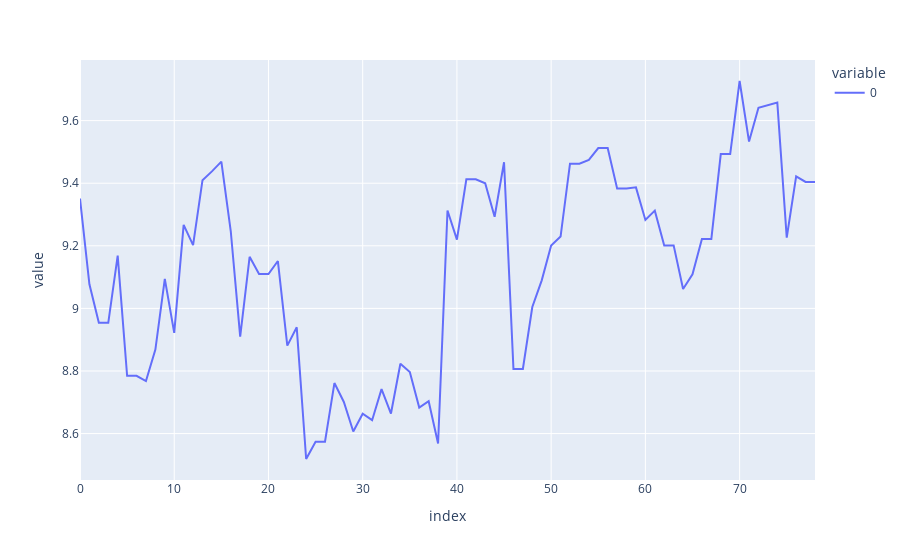

The notebook cell this image was saved under:
### Code cell
# get the worst node with the highest sum of distances to its connected nodes
matrix = distance_matrix1
total_distance = 0
best_path = []
distance_path = []
full_nodes = list(range(len(matrix)))
nodes_to_remove = []
node_network = {i: [i] for i in full_nodes}

# node_init = random.randint(0, len(full_nodes)-1)

# d_list = []
# for node in range(len(full_nodes)):
#     path = findPath(matrix, node_network, node, nodes_to_remove)
#     d = sum(findDistancePath(matrix, path))
#     d_list.append(d)
    
# node_init = d_list.index(min(d_list))
node = node_init
path_history = []
remove_history = []
distances_history = []
min_max = True
print(f"{node_init = }\n")
path = findPath(matrix, node_network, node_init, nodes_to_remove)
distances = findDistancePath(matrix, path)
best_distance = sum(distances)
while True:
    network_len_before = len(node_network)
    path = findPath(matrix, node_network, node_init, nodes_to_remove)
    path_history.append(path)
    remove_history.append(nodes_to_remove)
    distances = findDistancePath(matrix, path)
    
    if sum(distances) < best_distance:
        best_distance = sum(distances)
        best_path = path
    if min_max:
        min_max = False
    else:
        min_max = True
    worst_node = getWorstNode(distances, path, nodes_to_remove, maximize=True)
#     print(f"{path = }")
#     print(f"{nodes_to_remove = }")
#     print(f"{worst_node = }")
    for node in [worst_node]:
        for i in range(1):
            if (node in nodes_to_remove) or (len(node_network) <= 2):
#                 print(f"break at {i}")
                break
#             print(f"{node = } ~ {i = }")
            available_nodes = getAvailableNodes(
                matrix, node_network, node, nodes_to_remove
            )
#             print(f"{len(available_nodes) = } | {available_nodes}")
#             print(f"{nodes_to_remove = }")
#             print(f"{node_network = }")
            closest_node = getClosestNode(matrix, node, available_nodes)
#             print(f"Linking: {node} => {closest_node}")
            node_network, nodes_to_remove = linkNode(
                node_network, node, closest_node, nodes_to_remove
            )
            node_network, nodes_to_remove = cleanNetwork(node_network, nodes_to_remove)

#             print()
#         print()
#     print(f"{sum(distances) = }")
    distances_history.append(sum(distances))
    if len(node_network) == 2:
        path = findPath(matrix, node_network, node_init, nodes_to_remove)
        distances = findDistancePath(matrix, path)
        path_history.append(path)
        remove_history.append(nodes_to_remove)
#         print(f"\n{len(node_network) = }")
#         print(f"\n{nodes_to_remove = }")
#         print(f"\n{path = }")
#         print(f"{distances = }")
#         print(f"{sum(distances) = }")
        break
        
print(best_path, sum(findDistancePath(matrix, best_path)))
px.line(pd.DataFrame(distances_history))

### Figure 1 — Plotly figure (JSON) as saved in the notebook; plotly's stock layout.template omitted (floating-point values rounded to 4 significant figures)
{"data": [{"hovertemplate": "variable=0<br>index=%{x}<br>value=%{y}<extra></extra>", "legendgroup": "0", "line": {"color": "#636efa", "dash": "solid"}, "mode": "lines", "name": "0", "orientation": "v", "showlegend": true, "type": "scatter", "x": [0, 1, 2, 3, 4, 5, 6, 7, 8, 9, 10, 11, 12, 13, 14, 15, 16, 17, 18, 19, 20, 21, 22, 23, 24, 25, 26, 27, 28, 29, 30, 31, 32, 33, 34, 35, 36, 37, 38, 39, 40, 41, 42, 43, 44, 45, 46, 47, 48, 49, 50, 51, 52, 53, 54, 55, 56, 57, 58, 59, 60, 61, 62, 63, 64, 65, 66, 67, 68, 69, 70, 71, 72, 73, 74, 75, 76, 77, 78], "xaxis": "x", "y": [9.351, 9.077, 8.954, 8.954, 9.168, 8.784, 8.784, 8.768, 8.868, 9.094, 8.922, 9.267, 9.202, 9.41, 9.438, 9.469, 9.246, 8.91, 9.165, 9.11, 9.11, 9.151, 8.881, 8.939, 8.519, 8.574, 8.574, 8.761, 8.701, 8.606, 8.664, 8.643, 8.742, 8.664, 8.823, 8.797, 8.683, 8.703, 8.568, 9.313, 9.22, 9.413, 9.413, 9.4, 9.293, 9.467, 8.806, 8.806, 9.004, 9.09, 9.201, 9.229, 9.462, 9.462, 9.474, 9.512, 9.512, 9.383, 9.383, 9.387, 9.283, 9.312, 9.201, 9.201, 9.062, 9.109, 9.222, 9.222, 9.493, 9.493, 9.727, 9.533, 9.641, 9.65, 9.658, 9.226, 9.422, 9.404, 9.404], "yaxis": "y"}], "layout": {"autosize": true, "legend": {"title": {"text": "variable"}, "tracegroupgap": 0}, "margin": {"t": 60}, "xaxis": {"anchor": "y", "autorange": true, "domain": [0, 1], "range": [0, 78], "title": {"text": "index"}, "type": "linear"}, "yaxis": {"anchor": "x", "autorange": true, "domain": [0, 1], "range": [8.452, 9.794], "title": {"text": "value"}, "type": "linear"}}}
